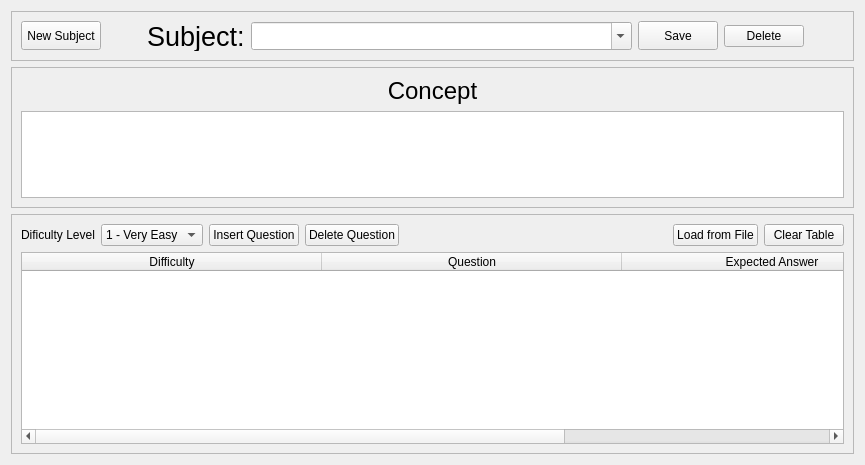
      <widget class="QWidget" name="tab_7">
       <attribute name="title">
        <string>Content</string>
       </attribute>
       <layout class="QGridLayout" name="gridLayout_71">
        <item row="0" column="0">
         <widget class="QFrame" name="frame_10">
          <property name="frameShape">
           <enum>QFrame::StyledPanel</enum>
          </property>
          <property name="frameShadow">
           <enum>QFrame::Raised</enum>
          </property>
          <layout class="QHBoxLayout" name="horizontalLayout_11">
           <item>
            <widget class="QPushButton" name="contenct_newSubj_button">
             <property name="maximumSize">
              <size>
               <width>119</width>
               <height>29</height>
              </size>
             </property>
             <property name="text">
              <string>New Subject</string>
             </property>
            </widget>
           </item>
           <item>
            <spacer name="horizontalSpacer_18">
             <property name="orientation">
              <enum>Qt::Horizontal</enum>
             </property>
             <property name="sizeHint" stdset="0">
              <size>
               <width>40</width>
               <height>20</height>
              </size>
             </property>
            </spacer>
           </item>
           <item>
            <widget class="QLabel" name="label_31">
             <property name="maximumSize">
              <size>
               <width>105</width>
               <height>30</height>
              </size>
             </property>
             <property name="font">
              <font>
               <family>Ubuntu</family>
               <pointsize>20</pointsize>
              </font>
             </property>
             <property name="text">
              <string>Subject:</string>
             </property>
             <property name="textFormat">
              <enum>Qt::AutoText</enum>
             </property>
            </widget>
           </item>
           <item>
            <widget class="QComboBox" name="content_subject_comboBox">
             <property name="minimumSize">
              <size>
               <width>381</width>
               <height>28</height>
              </size>
             </property>
             <property name="editable">
              <bool>true</bool>
             </property>
            </widget>
           </item>
           <item>
            <widget class="QPushButton" name="content_saveSub_button">
             <property name="enabled">
              <bool>true</bool>
             </property>
             <property name="maximumSize">
              <size>
               <width>115</width>
               <height>29</height>
              </size>
             </property>
             <property name="text">
              <string>Save</string>
             </property>
            </widget>
           </item>
           <item>
            <widget class="QPushButton" name="content_delete_button">
             <property name="text">
              <string>Delete</string>
             </property>
            </widget>
           </item>
           <item>
            <spacer name="horizontalSpacer_14">
             <property name="orientation">
              <enum>Qt::Horizontal</enum>
             </property>
             <property name="sizeHint" stdset="0">
              <size>
               <width>40</width>
               <height>20</height>
              </size>
             </property>
            </spacer>
           </item>
          </layout>
         </widget>
        </item>
        <item row="1" column="0">
         <widget class="QFrame" name="frame_9">
          <property name="maximumSize">
           <size>
            <width>13290</width>
            <height>141</height>
           </size>
          </property>
          <property name="frameShape">
           <enum>QFrame::StyledPanel</enum>
          </property>
          <property name="frameShadow">
           <enum>QFrame::Raised</enum>
          </property>
          <layout class="QGridLayout" name="gridLayout_11">
           <item row="0" column="1">
            <widget class="QLabel" name="label_32">
             <property name="font">
              <font>
               <family>Ubuntu</family>
               <pointsize>18</pointsize>
              </font>
             </property>
             <property name="text">
              <string>Concept</string>
             </property>
             <property name="alignment">
              <set>Qt::AlignCenter</set>
             </property>
            </widget>
           </item>
           <item row="1" column="0" colspan="3">
            <widget class="QTextEdit" name="content_concept"/>
           </item>
          </layout>
         </widget>
        </item>
        <item row="2" column="0">
         <widget class="QFrame" name="frame_8">
          <property name="frameShape">
           <enum>QFrame::StyledPanel</enum>
          </property>
          <property name="frameShadow">
           <enum>QFrame::Raised</enum>
          </property>
          <layout class="QGridLayout" name="gridLayout_7">
           <item row="0" column="4">
            <spacer name="horizontalSpacer_4">
             <property name="orientation">
              <enum>Qt::Horizontal</enum>
             </property>
             <property name="sizeHint" stdset="0">
              <size>
               <width>40</width>
               <height>20</height>
              </size>
             </property>
            </spacer>
           </item>
           <item row="0" column="0">
            <widget class="QLabel" name="label_30">
             <property name="text">
              <string>Dificulty Level</string>
             </property>
            </widget>
           </item>
           <item row="0" column="2">
            <widget class="QPushButton" name="content_insert_question_button">
             <property name="text">
              <string>Insert Question</string>
             </property>
            </widget>
           </item>
           <item row="0" column="6">
            <widget class="QPushButton" name="content_clear_questions_button">
             <property name="text">
              <string>Clear Table</string>
             </property>
            </widget>
           </item>
           <item row="0" column="1">
            <widget class="QComboBox" name="content_dif_comboBox">
             <property name="currentIndex">
              <number>0</number>
             </property>
             <item>
              <property name="text">
               <string>1 - Very Easy</string>
              </property>
             </item>
             <item>
              <property name="text">
               <string>2 - Easy</string>
              </property>
             </item>
             <item>
              <property name="text">
               <string>3 - Medium</string>
              </property>
             </item>
             <item>
              <property name="text">
               <string>4 - Hard</string>
              </property>
             </item>
             <item>
              <property name="text">
               <string>5 - Very Hard</string>
              </property>
             </item>
            </widget>
           </item>
           <item row="0" column="3">
            <widget class="QPushButton" name="content_delete_question_button">
             <property name="text">
              <string>Delete Question</string>
             </property>
            </widget>
           </item>
           <item row="1" column="0" colspan="7">
            <widget class="QTableWidget" name="content_questions_table">
             <property name="gridStyle">
              <enum>Qt::SolidLine</enum>
             </property>
             <property name="sortingEnabled">
              <bool>true</bool>
             </property>
             <attribute name="horizontalHeaderCascadingSectionResizes">
              <bool>true</bool>
             </attribute>
             <attribute name="horizontalHeaderDefaultSectionSize">
              <number>300</number>
             </attribute>
             <attribute name="horizontalHeaderHighlightSections">
              <bool>true</bool>
             </attribute>
             <attribute name="horizontalHeaderMinimumSectionSize">
              <number>1</number>
             </attribute>
             <attribute name="horizontalHeaderShowSortIndicator" stdset="0">
              <bool>true</bool>
             </attribute>
             <attribute name="horizontalHeaderStretchLastSection">
              <bool>true</bool>
             </attribute>
             <attribute name="verticalHeaderVisible">
              <bool>false</bool>
             </attribute>
             <attribute name="verticalHeaderCascadingSectionResizes">
              <bool>true</bool>
             </attribute>
             <attribute name="verticalHeaderDefaultSectionSize">
              <number>20</number>
             </attribute>
             <attribute name="verticalHeaderHighlightSections">
              <bool>true</bool>
             </attribute>
             <attribute name="verticalHeaderMinimumSectionSize">
              <number>1</number>
             </attribute>
             <column>
              <property name="text">
               <string>Difficulty</string>
              </property>
             </column>
             <column>
              <property name="text">
               <string>Question</string>
              </property>
             </column>
             <column>
              <property name="text">
               <string>Expected Answer</string>
              </property>
             </column>
            </widget>
           </item>
           <item row="0" column="5">
            <widget class="QPushButton" name="content_load_from_file_button">
             <property name="text">
              <string>Load from File</string>
             </property>
            </widget>
           </item>
          </layout>
         </widget>
        </item>
       </layout>
      </widget>
